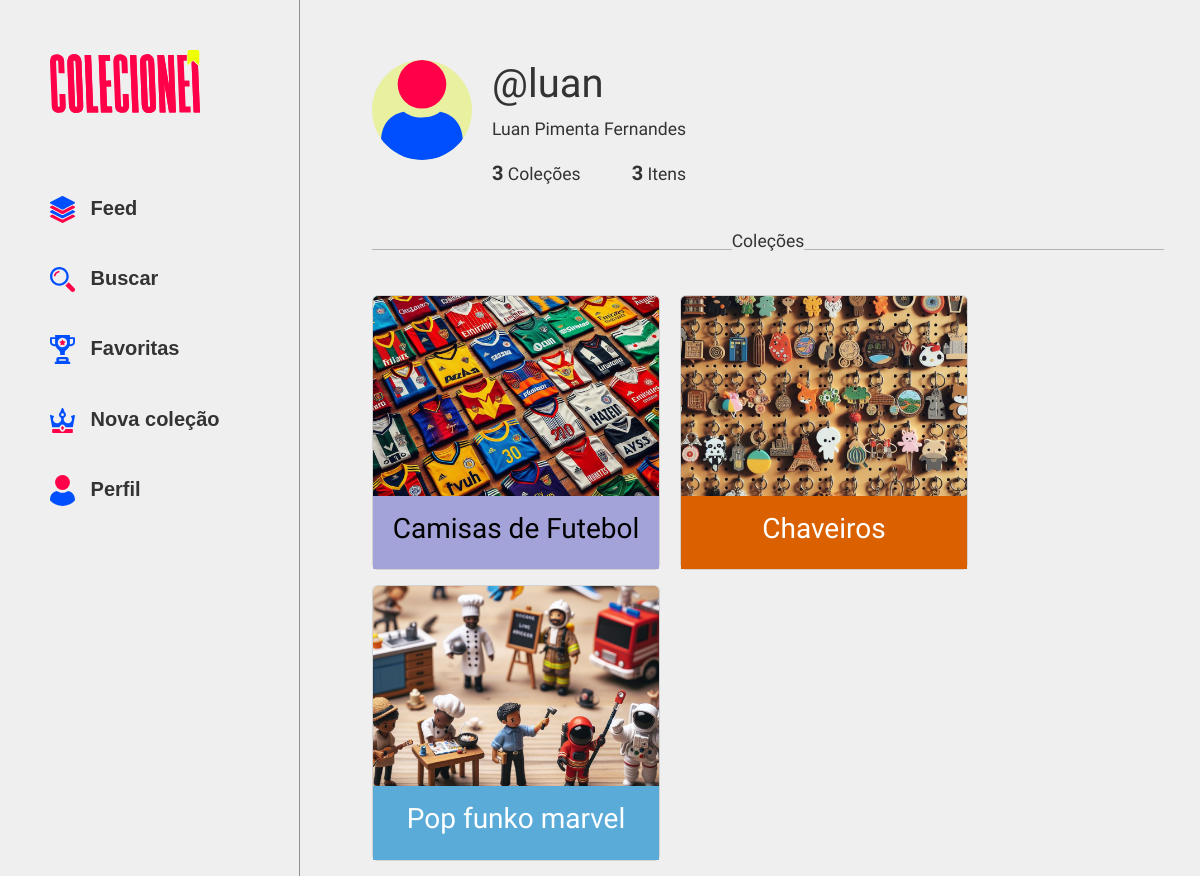
Page /perfil/12/ on the committed database.
### usuarios/models.py (models this page shows, shortened)
class Usuario(AbstractUser):
    DEFAULT_PHOTO_PATH = "static 'assets/icones/coroa.svg'"
    nome_completo = models.CharField(max_length=255, blank=True)
    biografia = models.TextField(blank=True)
    photo = models.ImageField(upload_to=upload_to, blank=True)
    birth_date = models.DateField(blank=True, null=True)
    seguindo = models.ManyToManyField('self', related_name='seguidores', symmetrical=False)
    colecoes_salvas = models.ManyToManyField('colecoes.Colecao', related_name='usuarios_que_salvaram')

### colecoes/models.py (models this page shows, shortened)
class Colecao(models.Model):
    nome = models.CharField(max_length=100)
    descricao = models.TextField()
    cor = models.CharField(max_length=7, choices=COLOR_CHOICES, default='#FFCA2C')
    categoria = models.ForeignKey(Categoria, on_delete=models.SET_NULL, null=True)
    data_criacao = models.DateTimeField(auto_now_add=True)
    status_colecao = models.BooleanField(default=True)
    privacidade_colecao = models.BooleanField(default=False)
    tags = models.CharField(max_length=100, blank=True)
    orcamento_colecao = models.DecimalField(max_digits=10, decimal_places=2, blank=True, null=True)
    localizacao_colecao = models.CharField(max_length=100, blank=True)
    usuario = models.ForeignKey(Usuario, on_delete=models.CASCADE)
    likes = models.ManyToManyField(Usuario, related_name='colecoes_curtidas', blank=True)
    class Meta:
        unique_together = ('nome', 'usuario',)

class Categoria(models.Model):
    CATEGORIAS_OPCOES = [
        ('Livros', 'Livros'),
        ('Filmes', 'Filmes'),
        ('Músicas', 'Músicas'),
        ('Jogos', 'Jogos'),
        ('Selos', 'Selos'),
        ('Moedas', 'Moedas'),
        ('Quadrinhos', 'Quadrinhos'),
        ('Carros', 'Carros'),
        ('Vinhos', 'Vinhos'),
        ('Cartas', 'Cartas'),
        ('Miniaturas', 'Miniaturas'),
        ('Brinquedos', 'Brinquedos'),
        ('Antiguidades', 'Antiguidades'),
        ('Relógios', 'Relógios'),
        ('Jóias', 'Jóias'),
        ('Instrumentos Musicais', 'Instrumentos Musicais'),
        ('Artes', 'Artes'),
        ('Itens Esportivos', 'Itens Esportivos'),
        ('Eletrônicos', 'Eletrônicos'),
        ('Vestuário', 'Vestuário'),
        ('Acessórios', 'Acessórios'),
        ('Cosméticos', 'Cosméticos'),
        ('Utensílios Domésticos', 'Utensílios Domésticos'),
        ('Decoração', 'Decoração'),
        ('Móveis', 'Móveis'),
        ('Eletrodomésticos', 'Eletrodomésticos'),
        ('Ferramentas', 'Ferramentas'),
        ('Brindes', 'Brindes'),
        ('Peças Religiosas', 'Peças Religiosas'),
        ('Charutos', 'Charutos'),
        ('Chaveiros', 'Chaveiros'),
        ('Pedras Preciosas', 'Pedras Preciosas'),
        ('Plantas', 'Plantas'),
        ('Artefatos Históricos', 'Artefatos Históricos'),
        ('Culinária', 'Culinária'),
        ('Outros', 'Outros'),
    ]
    nome = models.CharField(max_length=100, choices=CATEGORIAS_OPCOES)
    imagem_padrao = models.ImageField(upload_to='imagens_categorias/', blank=True, null=True)

### colecoes/views.py (the view)
# urls.py: path('perfil/', meu_perfil, name='meu-perfil'),
def perfil(request, usuario_id):
    user = get_object_or_404(Usuario, pk=usuario_id)
    if request.user != user:
        colecoes = Colecao.objects.filter(usuario=user)
        quantidade_colecoes = colecoes.count()
        itens = Item.objects.filter(colecao__usuario=user)
        quantidade_itens = itens.count()
        icone = icone_aleatorio()
        for colecao in colecoes:
            if colecao.cor in ['#FFCA2C', '#D9C95B', '#D9AA5B', '#D9D2A3', '#A3A3D9']:
                colecao.texto_preto = True
            else:
                colecao.texto_preto = False
        return render(request, 'colecoes/perfil.html', {'other_user': user, 'colecoes': colecoes, 'quantidade_colecoes': quantidade_colecoes, 'quantidade_itens': quantidade_itens, 'icone_aleatorio': icone})
    else:
        return meu_perfil(request)

### colecoes/views.py (called while the page is built)
def icone_aleatorio():
    icones = ['fantasma.svg', 'caveira.svg', 'foguete.svg']
    icone_aleatorio = choice(icones)
    return icone_aleatorio

### templates/colecoes/perfil.html (shortened to what this page needs)
{% load static %}
<!DOCTYPE html>
<html lang="en">
<head>
    <link href="https://cdn.jsdelivr.net/npm/bootstrap@5.2.2/dist/css/bootstrap.min.css" rel="stylesheet"
>
    <link rel="stylesheet" href="{% static 'styles/colecoes/perfil.css' %}">
</head>
<body class="corpo">
    <div>
        {% include 'partials/_header.html' %}
    </div>
    <section class="corpo_pagina">
        <div class="info">
            <div class='foto_addon'>
                {% if other_user.photo %}
                <img src="{{ other_user.photo.url }}" id="foto_perfil">
                {% else %}
                <img src="{% static 'assets/icones/perfil.svg' %}" id="foto_perfil">
                {% endif %}
            </div>
            <div class="dados" style="margin: 0;">
                <h1>@{{ other_user.username }}</h1>
                {% if other_user.nome_completo %}
                <p>{{ other_user.nome_completo }}</p>
                {% else %}
                <p>{{ other_user.first_name }} {{ other_user.last_name }}</p>
                {% endif %}
            <div class="stats" style="margin: 0;">
                {% if quantidade_colecoes == 1 %}
                <p><span>{{ quantidade_colecoes }}</span> Coleção</p>
                {% else %}
                <p><span>{{ quantidade_colecoes }}</span> Coleções</p>
                {% endif %}
                {% if quantidade_itens == 1 %}
                <p><span>{{ quantidade_itens }}</span> Item</p>
                {% else %}
                <p><span>{{ quantidade_itens }}</span> Itens</p>
                {% endif %}
            </div>
            </div>
        </div>
        <div class="divider d-flex align-items-center my-4">
            <hr class="text-black flex-grow-1">
            <p>Coleções</p>
            <hr class="text-black flex-grow-1">
        </div>
        <div>
            <div class="colecoes" style="text-align: center; margin: auto;">
                {% for colecao in colecoes %}
                    <div class="colecao_card card" style="width: 18rem; display: flex; margin-bottom: 15px; margin-right: 20px;">
                        <a href="{% url 'colecao' other_user.username colecao.id %}" style="display: inline-block;" class="colecao_link">
                        <img class="card-img-top" src="{{ colecao.categoria.imagem_padrao.url }}" alt="Coleção-image" style="width: 100%;">
                        <div class="card-body" style="background-color: {{ colecao.cor }}; {% if colecao.texto_preto %} color: #000000; {% else %} color: #FFFFFF; {% endif %}">
                            <h3 class="card-title">{{ colecao.nome }}</h3>
                        </div>
                        </a>
                    </div>
                {% endfor %}
            </div>
        </div>
    </section>
</body>
</html>

### templates/partials/_header.html (shortened to what this page needs)
{%load static%}
<header class="cabecalho">
    <img src="{% static 'assets/imagens/logo3.svg' %}" alt="Logo da Colecionei" />
    <section class="menu">
        <nav class="menu_navegacao">
            <a href="{% url 'feed' %}"><img src="{% static 'assets/icones/empilhar.svg' %}"> Feed</a>
            <a href="{% url 'buscar' %}"><img src="{% static 'assets/icones/lupa.svg' %}"> Buscar</a>
            <a href=""><img src="{% static 'assets/icones/trofeu.svg' %}"> Favoritas</a>
            <a href="{% url 'nova-colecao' %}"><img src="{% static 'assets/icones/coroa.svg' %}"> Nova coleção</a>
            {% if user.is_authenticated %}
                <a href="{% url 'meu-perfil' %}">
                    {% if user.photo %}
                        <img src="{{ user.photo.url }}" id="menu_perfil_photo"> Perfil
                    {% else %}
                        <img src="{% static 'assets/icones/perfil.svg' %}"> Perfil
                    {% endif %}
                </a>
            {% else %}
                <a href="{% url 'login' %}">
                    <img src="{% static 'assets/icones/perfil.svg' %}"> Perfil
                </a>
            {% endif %}
        </nav>
    </section>
</header>

### setup/static/styles/colecoes/perfil.css (style rules this page uses)
h1, h2, h3, h4, h5, h6 { font-family: "Sora", sans-serif; font-optical-sizing: auto; font-weight: 500; font-style: normal; text-overflow: ellipsis; overflow: hidden; white-space: nowrap; display: block; }
p, a { font-family: "Barlow Semi Condensed", sans-serif!important; font-weight: 400!important; font-style: normal!important; font-size: 1.1rem!important; text-overflow: ellipsis!important; overflow: hidden!important; }
.menu_navegacao a { font-family: 'Nunito', sans-serif !important; font-size: 15pt !important; font-weight: bold !important; text-decoration: none !important; color: #333 !important; margin: 20px 0 !important; }
.corpo { background-color: #EFEFEF; font-family: 'Roboto', sans-serif; font-size: 14px; color: #333; margin: 0; padding: 0; overflow-x: hidden; display: flex; }
.cabecalho { width: 300px; display: flex; flex-direction: column; border-right: 1px solid rgba(0, 0, 0, 0.400); padding: 50px; height: 100vh; flex: 2; position: relative; overflow: hidden; }
.cabecalho img { width: 150px; }
.menu_navegacao { display: flex; flex-direction: column; margin-top: 60px; }
.menu_navegacao a { font-family: 'Nunito', sans-serif; font-size: 15pt; font-weight: bold; text-decoration: none; color: #333; margin: 20px 0; }
.menu_navegacao img { width: 25px; margin-right: 10px; }
.corpo_pagina { width: 100%; height: 100vh; padding-left: 6%; padding-right: 3%; padding-top: 5%; overflow: auto; display: flex; flex-direction: column; }
.info { display: flex; }
.foto_addon { width: 100px; height: 100px; border-radius: 100px; margin-right: 20px; display: flex; align-items: center; justify-content: center; background-color: #e9f1a1; }
#foto_perfil { width: 100px; height: 100px; border-radius: 100px; }
.colecao_link { text-decoration: none; color: #333; }
.stats { display: flex; justify-content: space-between; margin-top: 20px; }
.stats span { font-size: 20px; font-weight: bold; }
.colecoes { display: flex; flex-wrap: wrap; margin-top: 20px; }
.card-img-top { object-fit: cover; width: auto; height: 200px; }

### rows in the picture
Usuario: username "luan", first_name "Luan", last_name "Pimenta Fernandes"
Colecao: categoria.imagem_padrao (picture), nome "Camisas de Futebol"
Colecao: categoria.imagem_padrao (picture), nome "Chaveiros"
Colecao: categoria.imagem_padrao (picture), nome "Pop funko marvel"

### other values in the picture
{{ quantidade_colecoes }} "3"
{{ quantidade_itens }} "3"
